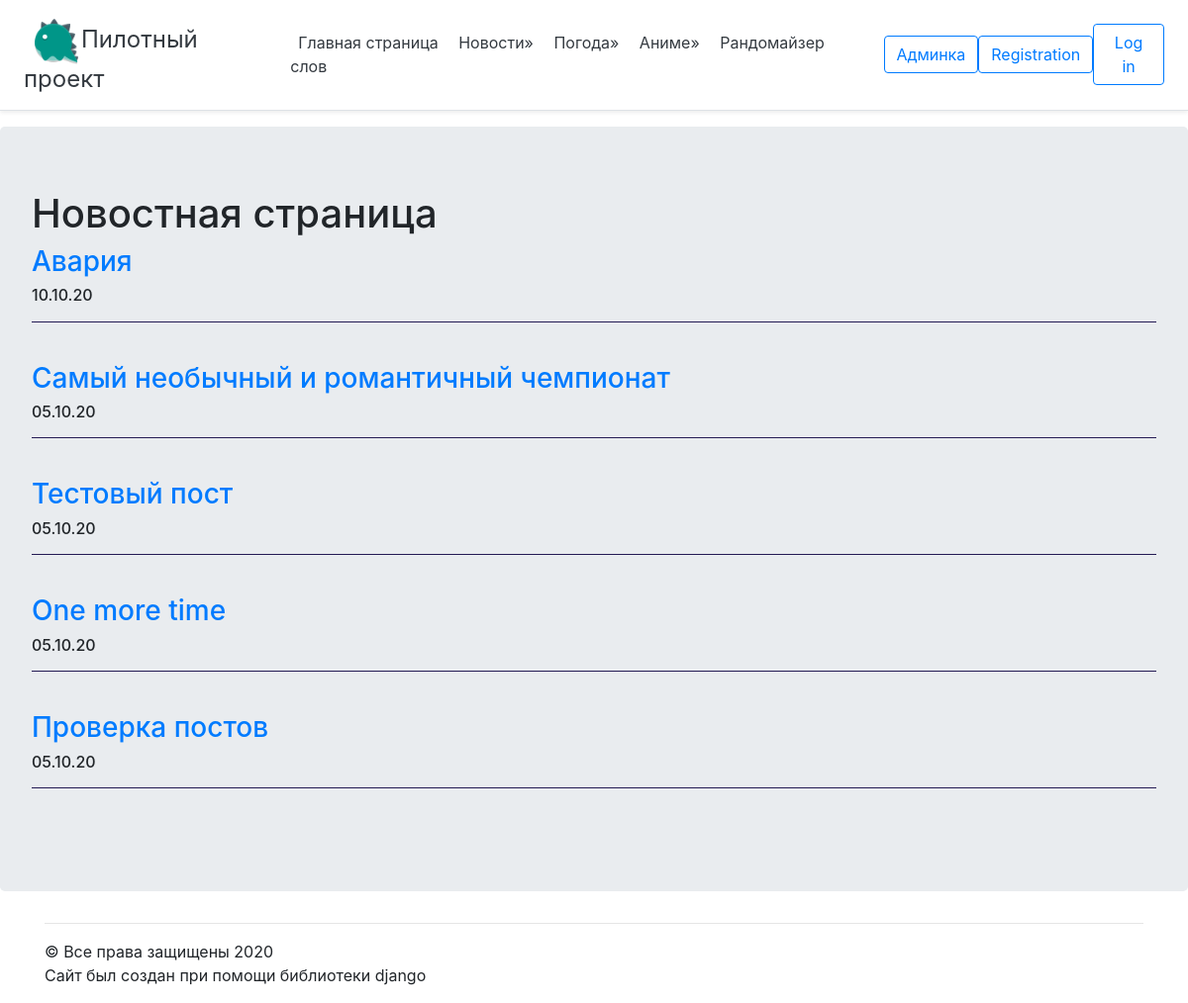
Before: /news/ with the older database file.
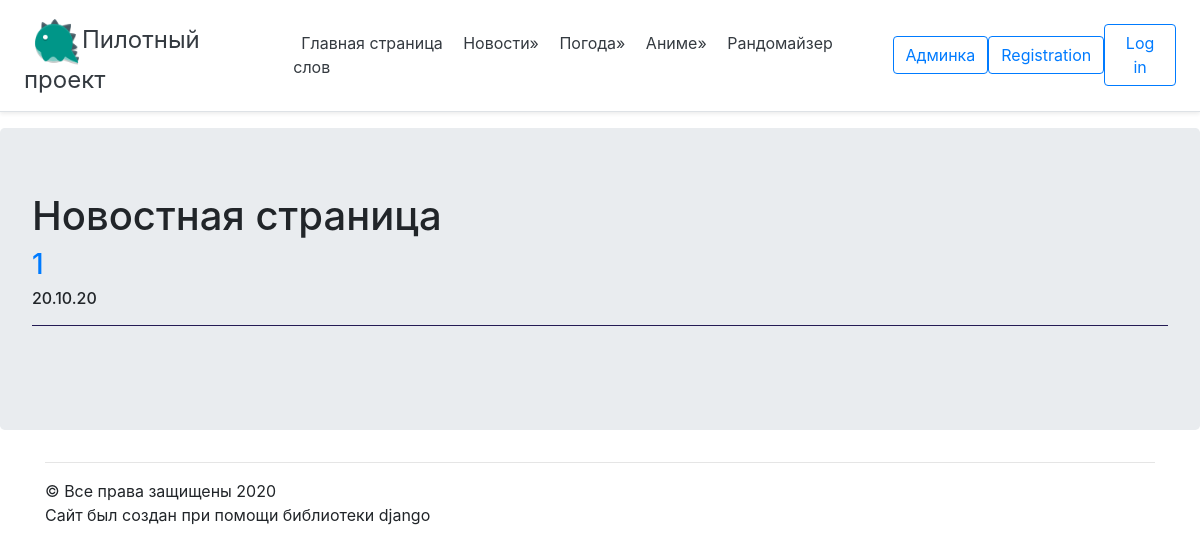
After: the same page with the newer database file.
### mysite/apps/news/models.py (models this page shows, shortened)
class Articles(models.Model):
    title = models.CharField(max_length = 120)
    post = models.TextField()
    date = models.DateTimeField()
    class Meta:
        verbose_name = 'Статья'
        verbose_name_plural = 'Статьи'

### mysite/apps/news/views.py (the view)
# urls.py: path('',views.index),
def index(request):
    latest_articles_list = Articles.objects.order_by('-date')[:5]
    return render(request, 'news/posts.html', {'latest_articles_list': latest_articles_list})

### mysite/templates/news/posts.html (shortened to what this page needs)
{% extends "mainApp/wrapper.html" %}
{% block   content %}
    <h1>Новостная страница</h1>
    {% if latest_articles_list %}
        {% for a in latest_articles_list %}
            <a href="{% url 'news:detail' a.id %}"><h3>{{a.title}}</h3></a>
            <h6>{{a.date|date:"d.m.y "}}</h6>
            <hr aling="center" width="100%" size="2" color="#281E5D"/>
            <br />
        {% endfor %}
    {% else %}
        Статьи не найдены
    {% endif %}
{% endblock %}

### mysite/apps/mainApp/templates/mainApp/wrapper.html (shortened to what this page needs)
<!DOCTYPE html>
<html lang="en">
<head>
    {% load static %}
    <link rel="stylesheet" href="{% static 'css/bootstrap.min.css' %}" type="text/css">
    <link rel="stylesheet" href="{% static 'css/wrapper.css' %}" type="text/css">
</head>
<body>
    <div class="d-flex flex-column flex-md-row align-items-center p-3 px-md-4 mb-3 bg-white border-bottom shadow-sm">
        <h4 class="my-0 mr-md-auto font-weight-normal"><a class="p-2 text-dark" href="/"><img class="topico" src="{% static 'favicon.ico' %}">Пилотный проект</a> </h4>
        <nav class="my-2 my-md-0 mr-md-3">
          <a class="p-2 text-dark" href="/">Главная страница</a>
          <a class="p-2 text-dark" href="/news">Новости&raquo;</a>
          <a class="p-2 text-dark" href="/weather">Погода&raquo;</a>
          <a class="p-2 text-dark" href="/anime">Аниме&raquo;</a>
          <a class="p-2 text-dark" href="/randomizer">Рандомайзер слов</a>
        </nav>
        <a class="btn btn-outline-primary" href="/admin">Админка</a>
        {% if user.is_authenticated %}
            <a class="btn btn-outline-primary" href="{% url 'logout' %}">Log out</a>
        {% else %}
            <a class="btn btn-outline-primary" href="{% url 'register' %}">Registration</a>
            <a class="btn btn-outline-primary" href="{% url 'login' %}">Log in</a>
        {% endif %}
      </div>
    <div class="jumbotron">
        <div clas="container">
            {% block content %}
            {% endblock %}
        </div>
    </div>
    <div class="container">
        <hr>
            &copy; Все права защищены 2020
        <p>Сайт был создан при помощи библиотеки django </p>
    </div>
</body>
</html>

### mysite/apps/mainApp/static/css/wrapper.css (style rules this page uses)
.topico { width: 50px; height: 50px; }

Changed rows visible on the page:
removed Articles: title "Авария", date "10.10.20"
removed Articles: title "Самый необычный и романтичный чемпионат", date "05.10.20"
removed Articles: title "Тестовый пост", date "05.10.20"
removed Articles: title "One more time", date "05.10.20"
removed Articles: title "Проверка постов", date "05.10.20"
added Articles: title "1", date "20.10.20"
